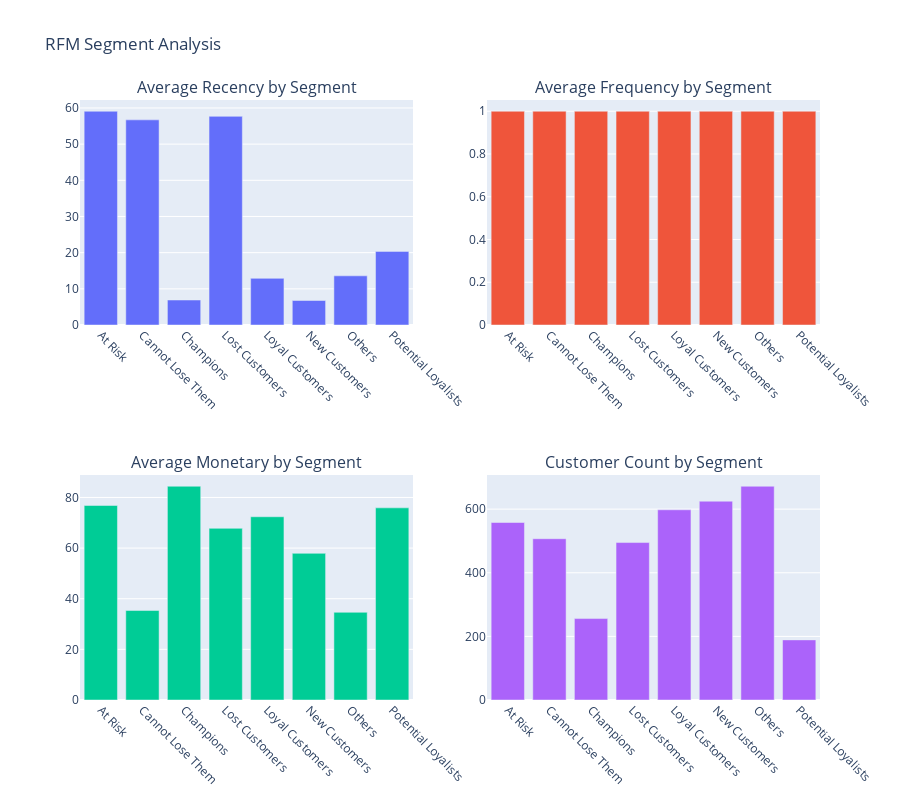

Notebook code cell kept with this figure:
### Code cell
# RFM Segment Analysis
def analyze_rfm_segments(rfm_df):
    """Analyze characteristics of each RFM segment"""
    
    segment_analysis = rfm_df.groupby('RFM_Segment').agg({
        'Recency': ['mean', 'median'],
        'Frequency': ['mean', 'median'],
        'Monetary': ['mean', 'median'],
        'RFM_Segment': 'count'
    }).round(2)
    
    segment_analysis.columns = ['Recency_Mean', 'Recency_Median', 'Frequency_Mean', 'Frequency_Median', 
                               'Monetary_Mean', 'Monetary_Median', 'Customer_Count']
    
    return segment_analysis

segment_stats = analyze_rfm_segments(rfm_segmented)
print("📊 SEGMENT CHARACTERISTICS:")
display(segment_stats)

# Create segment comparison visualization
fig = make_subplots(
    rows=2, cols=2,
    subplot_titles=['Average Recency by Segment', 'Average Frequency by Segment', 
                   'Average Monetary by Segment', 'Customer Count by Segment']
)

# Recency
fig.add_trace(
    go.Bar(x=segment_stats.index, y=segment_stats['Recency_Mean'], name='Recency'),
    row=1, col=1
)

# Frequency
fig.add_trace(
    go.Bar(x=segment_stats.index, y=segment_stats['Frequency_Mean'], name='Frequency'),
    row=1, col=2
)

# Monetary
fig.add_trace(
    go.Bar(x=segment_stats.index, y=segment_stats['Monetary_Mean'], name='Monetary'),
    row=2, col=1
)

# Customer Count
fig.add_trace(
    go.Bar(x=segment_stats.index, y=segment_stats['Customer_Count'], name='Count'),
    row=2, col=2
)

fig.update_xaxes(tickangle=45)
fig.update_layout(height=800, title_text="RFM Segment Analysis", showlegend=False)
fig.show()

### Figure 1 — Plotly figure (JSON) as saved in the notebook; plotly's stock layout.template omitted (floating-point values rounded to 4 significant figures)
{"data": [{"name": "Recency", "type": "bar", "x": ["At Risk", "Cannot Lose Them", "Champions", "Lost Customers", "Loyal Customers", "New Customers", "Others", "Potential Loyalists"], "xaxis": "x", "y": [59.09, 56.71, 6.91, 57.68, 12.89, 6.77, 13.59, 20.35], "yaxis": "y"}, {"name": "Frequency", "type": "bar", "x": ["At Risk", "Cannot Lose Them", "Champions", "Lost Customers", "Loyal Customers", "New Customers", "Others", "Potential Loyalists"], "xaxis": "x2", "y": [1.0, 1.0, 1.0, 1.0, 1.0, 1.0, 1.0, 1.0], "yaxis": "y2"}, {"name": "Monetary", "type": "bar", "x": ["At Risk", "Cannot Lose Them", "Champions", "Lost Customers", "Loyal Customers", "New Customers", "Others", "Potential Loyalists"], "xaxis": "x3", "y": [76.83, 35.34, 84.43, 67.81, 72.38, 57.93, 34.64, 75.9], "yaxis": "y3"}, {"name": "Count", "type": "bar", "x": ["At Risk", "Cannot Lose Them", "Champions", "Lost Customers", "Loyal Customers", "New Customers", "Others", "Potential Loyalists"], "xaxis": "x4", "y": [558, 507, 256, 495, 598, 625, 672, 189], "yaxis": "y4"}], "layout": {"annotations": [{"font": {"size": 16}, "showarrow": false, "text": "Average Recency by Segment", "x": 0.225, "xanchor": "center", "xref": "paper", "y": 1, "yanchor": "bottom", "yref": "paper"}, {"font": {"size": 16}, "showarrow": false, "text": "Average Frequency by Segment", "x": 0.775, "xanchor": "center", "xref": "paper", "y": 1, "yanchor": "bottom", "yref": "paper"}, {"font": {"size": 16}, "showarrow": false, "text": "Average Monetary by Segment", "x": 0.225, "xanchor": "center", "xref": "paper", "y": 0.375, "yanchor": "bottom", "yref": "paper"}, {"font": {"size": 16}, "showarrow": false, "text": "Customer Count by Segment", "x": 0.775, "xanchor": "center", "xref": "paper", "y": 0.375, "yanchor": "bottom", "yref": "paper"}], "height": 800, "showlegend": false, "title": {"text": "RFM Segment Analysis"}, "xaxis": {"anchor": "y", "domain": [0, 0.45], "tickangle": 45}, "xaxis2": {"anchor": "y2", "domain": [0.55, 1], "tickangle": 45}, "xaxis3": {"anchor": "y3", "domain": [0, 0.45], "tickangle": 45}, "xaxis4": {"anchor": "y4", "domain": [0.55, 1], "tickangle": 45}, "yaxis": {"anchor": "x", "domain": [0.625, 1]}, "yaxis2": {"anchor": "x2", "domain": [0.625, 1]}, "yaxis3": {"anchor": "x3", "domain": [0, 0.375]}, "yaxis4": {"anchor": "x4", "domain": [0, 0.375]}}}
